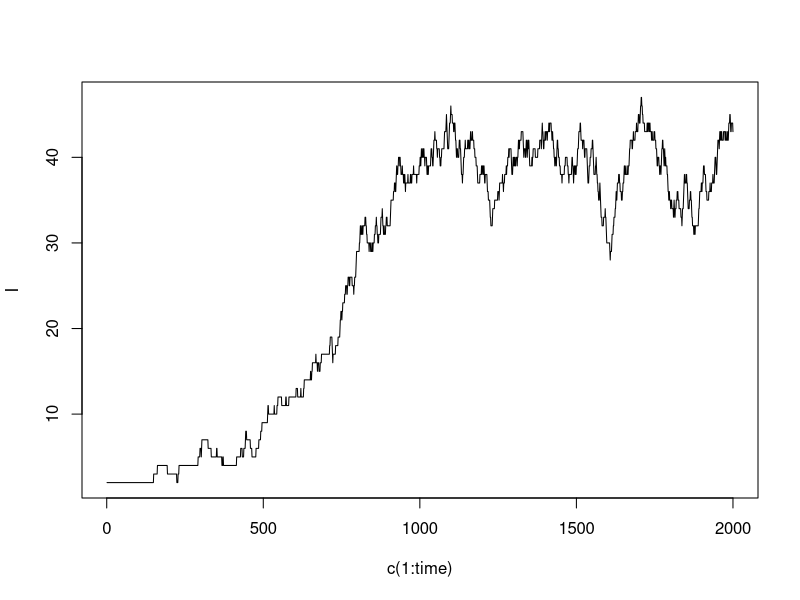
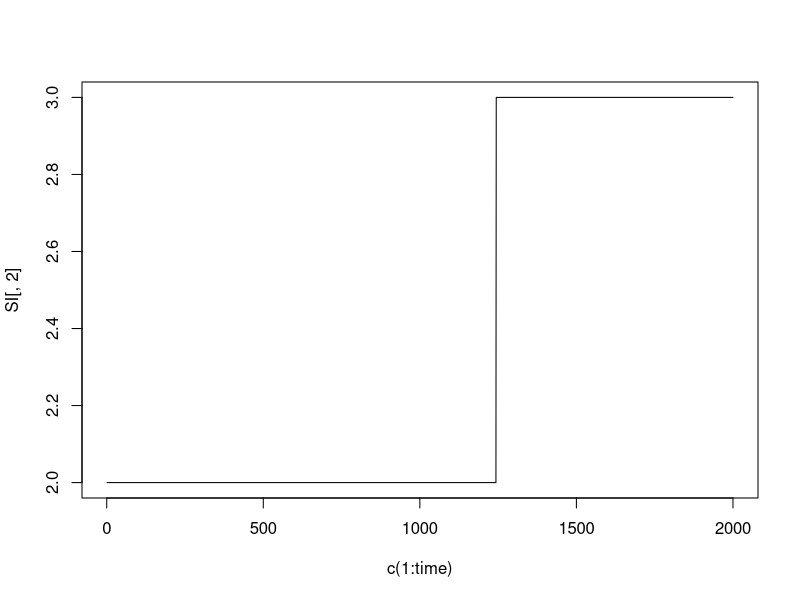

Source code (R) for these figures, in order:

#DTMC SIS model

time <- 2000
dtt <- .01
beta <- 1*dtt
b <- 0.25*dtt
gamma <- .25*dtt
N <- 100
en <- 50
Ti <- matrix(0,N+1,N+1)
v <- 0:N
p <- matrix(0,time+1,N+1)
pm <- matrix(0,time+1,N+1)
p[1,3] <- 1
bt <- beta*v*(N-v)/N
dt <- (b+gamma)*v
for (i in 2:N) {
  Ti[i,i] <- 1 - bt[i] - dt[i]
  Ti[i,i+1] <- dt[i+1]
  Ti[i+1,i] <- bt[i]
}

Ti[1,1] <- 1
Ti[1,2] <- dt[2]
Ti[N+1,N+1] <- 1-dt[N+1]

for (t in 1:time) {
  y <- Ti%*%p[t,]
  p[t+1,] <- y
}
pm[1,] <- p[1,]
for (t in 1:(time/en)) {
  pm[t+1,] <- p[en*t,]
}

I <- c()
I[1] <- 2


#simulate the trajectory of I
for (i in 2:time) {
  cur <- I[i-1]
  I[i] <- sample(c(cur + 1, cur - 1, cur), 1, 
                 prob = c(beta*cur*(N-cur)/N, (b+gamma)*cur,
                          1 - (beta*cur*(N-cur)/N + (b+gamma)*cur)))
}

plot(I~c(1:time),type='l')


tran <- rbind(c(-1,1),
              c(0,-1),
              c(1,-1),
              c(1,0),
              c(0,0))
SI <- matrix(0, time,2)
SI[1,] <- c(98,2)
for (t in 2:time) {
  s <- SI[t-1,1]
  i <- SI[t-1,2]
  step <- tran[sample(1:5,1,prob=c(dtt*beta*i*s/N,dtt*gamma*i,dtt*b*i,
                                   dtt*b*(N-s-i),
                           1 - dtt*(beta*i*s/N+gamma*i+b*i+b*(N-s-i)))),]
  
  SI[t,] <- c(s,i) + step
}

plot(SI[,2]~c(1:time),type='l')










